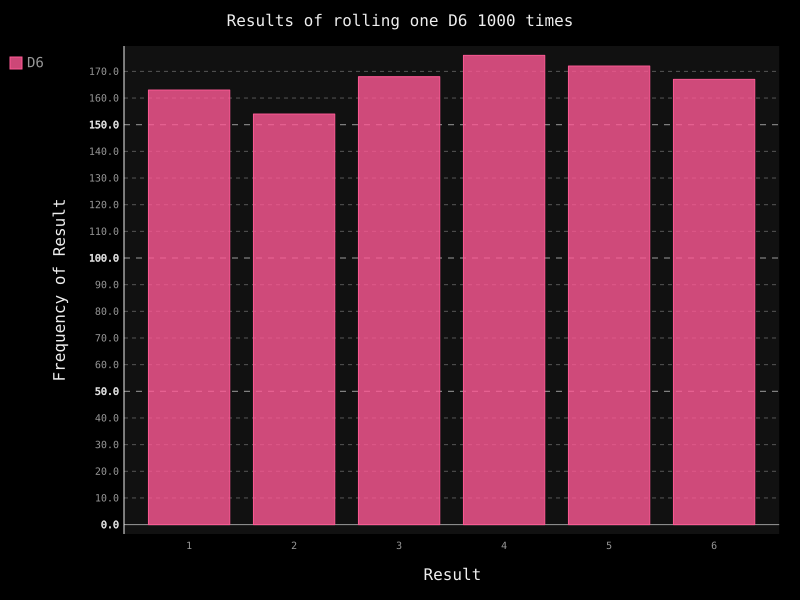

The script that drew this image:
# -*- encoding:utf-8 -*-

import pygal

from die import Die


# 创建一个D6
die = Die()

# 掷几次骰子，并将结果存储在一个列表中
results = []
for roll_num in range(1000):
    result = die.roll()
    results.append(result)

# print results

# 分析结果
frequencies = []
for value in range(1, die.num_sides+1):
    frequency = results.count(value)
    frequencies.append(frequency)

# print frequencies

# 对结果进行可视化
hist = pygal.Bar()

hist.title = "Results of rolling one D6 1000 times."
hist.x_labels = ['1', '2', '3', '4', '5', '6']
hist.x_title = "Result"
hist.y_title = "Frequency of Result"

hist.add('D6', frequencies)
hist.render_to_file('die_visual.svg')
